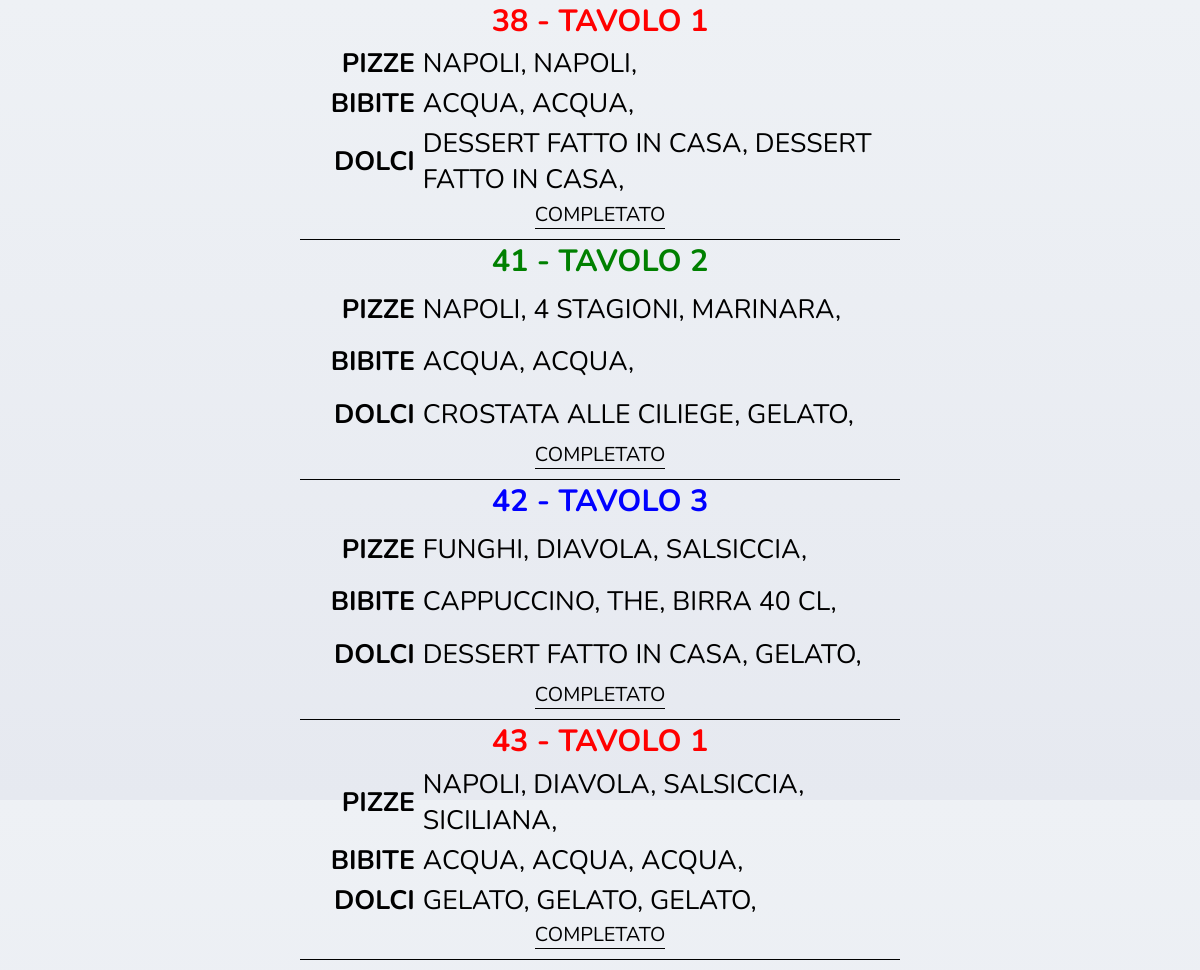
/elaborato/ordine.php, run on the app's committed database.
### tables this page shows
CREATE TABLE IF NOT EXISTS `ordinazioni` (
  `idord` smallint(6) NOT NULL AUTO_INCREMENT,
  `pizze` varchar(300) NOT NULL,
  `bibite` varchar(300) NOT NULL,
  `dolci` varchar(300) NOT NULL,
  `codtav` smallint(20) NOT NULL,
  `act` varchar(10) NOT NULL DEFAULT '0',
  PRIMARY KEY (`idord`)
);

### elaborato/ordine.php (the view, shortened to what this page needs)
<?php
    include "dbopen.php";
    $query = "SELECT * FROM ordinazioni WHERE act = 0 ORDER BY idord ASC;";
    $ris = mysqli_query($dbconn,$query);
    while($riga = mysqli_fetch_array($ris))  {
        $id = $riga['idord'];
        $pizze = $riga['pizze'];
        $bibite = $riga['bibite'];
        $dolci = $riga['dolci'];
        $tavolo = $riga['codtav'];
        echo "<div class='container'>";
        	if($tavolo == 1){
            	echo "<h2 style='color:red;'>$id - TAVOLO $tavolo</h2>";
            }else if($tavolo == 2){
            	echo "<h2 style='color:green;'>$id - TAVOLO $tavolo</h2>";
            }else if($tavolo == 3){
            	echo "<h2 style='color:blue;'>$id - TAVOLO $tavolo</h2>";
            }else if($tavolo == 4){
            	echo "<h2 style='color:purple;'>$id - TAVOLO $tavolo</h2>";
            }
            echo "<table>";
                echo "<tr>";
                    echo "<td id='nome'><b>PIZZE</b></td>";
                    echo "<td id='desc'>$pizze</td>";
                echo "</tr>";
                echo "<tr>";
                    echo "<td id='nome'><b>BIBITE</b></td>";
                    echo "<td id='desc'>$bibite</td>";
                echo "</tr>";
                echo "<tr>";
                    echo "<td id='nome'><b>DOLCI</b></td>";
                    echo "<td id='desc'>$dolci</td>";
                echo "</tr>";
              echo "</table>";
                echo "<a href='ordine.php?id=$id&act=1'>COMPLETATO</a><br><br>";
        echo "</div>";
    }
?>
<!DOCTYPE html>
<html>
    <head>
        <link rel="stylesheet" href="ordine.css"/>
    </head>
    <body>
    </body>
</html>

### elaborato/ordine.css (style rules this page uses)
* { margin:0px; padding: 0px; box-sizing: border-box; font-family: 'Nunito', sans-serif; }
html { background-image: linear-gradient(to top, #e6e9f0 0%, #eef1f5 100%); }
.container { width:50%; height:30%; margin:auto; border-bottom:1px solid black; text-align:center; padding-bottom:1%; }
a { text-decoration: none; color:black; border-bottom:1px solid black; padding-top:1%; font-size:15pt; }
h2 { font-size:23pt; }
table { width:100%; height:70%; margin:auto; font-size:20pt; }
#nome { text-align: right; width:20%; padding-right:1%; height:5%; }
#desc { text-align: left; width:80%; height:5%; }

### data on the page
ordinazioni: idord "38", codtav "1", pizze "NAPOLI, NAPOLI,", bibite "ACQUA, ACQUA,", dolci "DESSERT FATTO IN CASA, DESSERT FATTO IN CASA,"
ordinazioni: idord "41", codtav "2", pizze "NAPOLI, 4 STAGIONI, MARINARA,", bibite "ACQUA, ACQUA,", dolci "CROSTATA ALLE CILIEGE, GELATO,"
ordinazioni: idord "42", codtav "3", pizze "FUNGHI, DIAVOLA, SALSICCIA,", bibite "CAPPUCCINO, THE, BIRRA 40 CL,", dolci "DESSERT FATTO IN CASA, GELATO,"
ordinazioni: idord "43", codtav "1", pizze "NAPOLI, DIAVOLA, SALSICCIA, SICILIANA,", bibite "ACQUA, ACQUA, ACQUA,", dolci "GELATO, GELATO, GELATO,"
